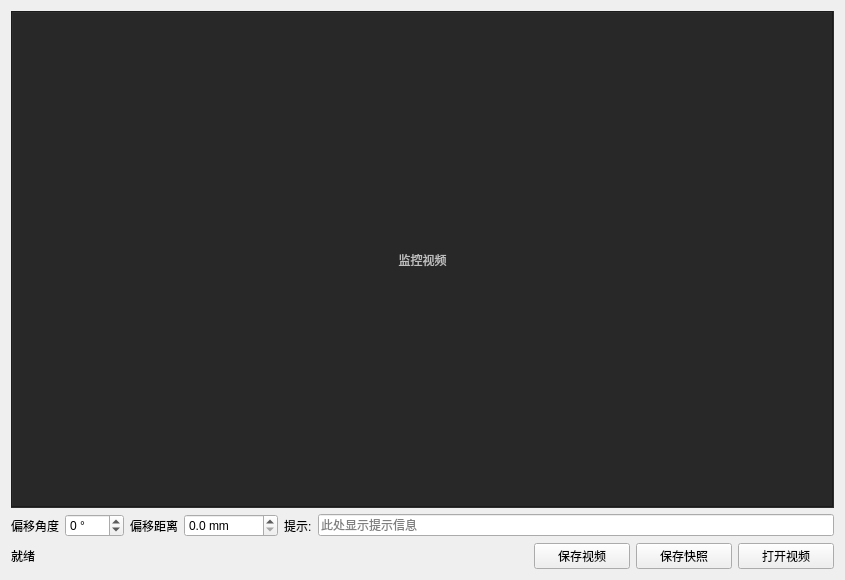
<?xml version="1.0" encoding="UTF-8"?>
<ui version="4.0">
 <class>monitorForm</class>
 <widget class="QWidget" name="monitorForm">
  <property name="geometry">
   <rect>
    <x>0</x>
    <y>0</y>
    <width>845</width>
    <height>580</height>
   </rect>
  </property>
  <property name="minimumSize">
   <size>
    <width>720</width>
    <height>460</height>
   </size>
  </property>
  <property name="windowTitle">
   <string>皮带监控摄像头</string>
  </property>
  <layout class="QGridLayout" name="gridLayout">
   <item row="0" column="0" colspan="6">
    <widget class="QLabel" name="label_img">
     <property name="sizePolicy">
      <sizepolicy hsizetype="Expanding" vsizetype="Expanding">
       <horstretch>0</horstretch>
       <verstretch>0</verstretch>
      </sizepolicy>
     </property>
     <property name="minimumSize">
      <size>
       <width>480</width>
       <height>270</height>
      </size>
     </property>
     <property name="styleSheet">
      <string notr="true">background-color: rgb(40, 40, 40); color: rgb(190, 190, 190);</string>
     </property>
     <property name="frameShape">
      <enum>QFrame::Shape::Box</enum>
     </property>
     <property name="frameShadow">
      <enum>QFrame::Shadow::Sunken</enum>
     </property>
     <property name="text">
      <string>监控视频</string>
     </property>
     <property name="alignment">
      <set>Qt::AlignmentFlag::AlignCenter</set>
     </property>
    </widget>
   </item>
   <item row="1" column="0">
    <widget class="QLabel" name="label_angle">
     <property name="text">
      <string>偏移角度</string>
     </property>
    </widget>
   </item>
   <item row="1" column="1">
    <widget class="QSpinBox" name="spinBox_angle">
     <property name="suffix">
      <string> °</string>
     </property>
     <property name="minimum">
      <number>-180</number>
     </property>
     <property name="maximum">
      <number>180</number>
     </property>
    </widget>
   </item>
   <item row="1" column="2">
    <widget class="QLabel" name="label_dist">
     <property name="text">
      <string>偏移距离</string>
     </property>
    </widget>
   </item>
   <item row="1" column="3">
    <widget class="QDoubleSpinBox" name="doubleSpinBox_dist">
     <property name="suffix">
      <string> mm</string>
     </property>
     <property name="decimals">
      <number>1</number>
     </property>
     <property name="maximum">
      <double>10000.000000000000000</double>
     </property>
    </widget>
   </item>
   <item row="1" column="4">
    <widget class="QLabel" name="label_tip">
     <property name="text">
      <string>提示:</string>
     </property>
    </widget>
   </item>
   <item row="1" column="5">
    <widget class="QLineEdit" name="lineEdit_tip">
     <property name="placeholderText">
      <string>此处显示提示信息</string>
     </property>
    </widget>
   </item>
   <item row="2" column="0" colspan="6">
    <layout class="QHBoxLayout" name="bottomLayout">
     <item>
      <widget class="QLabel" name="label_status">
       <property name="sizePolicy">
        <sizepolicy hsizetype="Expanding" vsizetype="Preferred">
         <horstretch>0</horstretch>
         <verstretch>0</verstretch>
        </sizepolicy>
       </property>
       <property name="text">
        <string>就绪</string>
       </property>
      </widget>
     </item>
     <item>
      <widget class="QPushButton" name="btn_save_video">
       <property name="sizePolicy">
        <sizepolicy hsizetype="Fixed" vsizetype="Fixed">
         <horstretch>0</horstretch>
         <verstretch>0</verstretch>
        </sizepolicy>
       </property>
       <property name="minimumSize">
        <size>
         <width>96</width>
         <height>0</height>
        </size>
       </property>
       <property name="text">
        <string>保存视频</string>
       </property>
      </widget>
     </item>
     <item>
      <widget class="QPushButton" name="btn_save_snapshot">
       <property name="sizePolicy">
        <sizepolicy hsizetype="Fixed" vsizetype="Fixed">
         <horstretch>0</horstretch>
         <verstretch>0</verstretch>
        </sizepolicy>
       </property>
       <property name="minimumSize">
        <size>
         <width>96</width>
         <height>0</height>
        </size>
       </property>
       <property name="text">
        <string>保存快照</string>
       </property>
      </widget>
     </item>
     <item>
      <widget class="QPushButton" name="btn_open_video">
       <property name="sizePolicy">
        <sizepolicy hsizetype="Fixed" vsizetype="Fixed">
         <horstretch>0</horstretch>
         <verstretch>0</verstretch>
        </sizepolicy>
       </property>
       <property name="minimumSize">
        <size>
         <width>96</width>
         <height>0</height>
        </size>
       </property>
       <property name="text">
        <string>打开视频</string>
       </property>
      </widget>
     </item>
    </layout>
   </item>
  </layout>
 </widget>
 <resources/>
 <connections/>
</ui>
